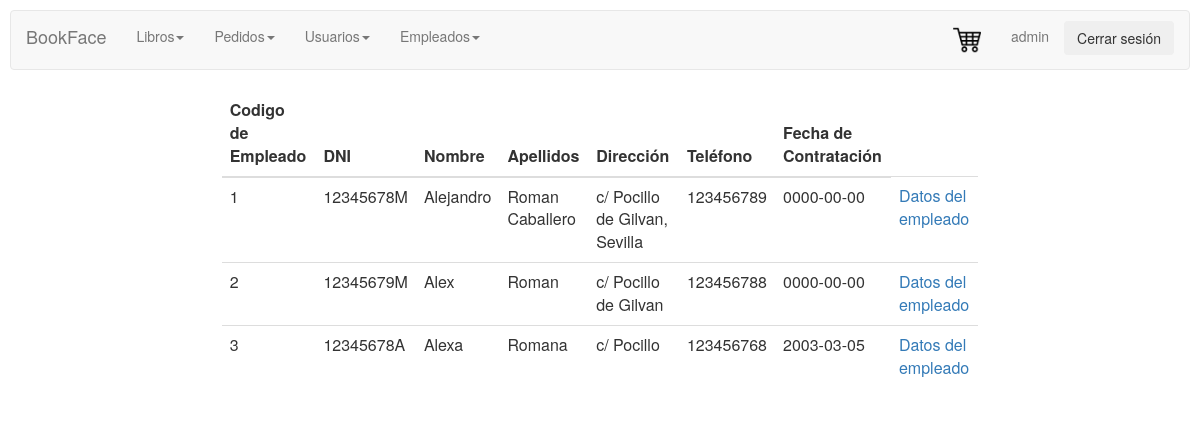
Page /empleadosadmin/mostrarempleados.php (signed in) on the committed database.
### tables this page shows
CREATE TABLE `empleados` (
  `codempleado` int(11) NOT NULL AUTO_INCREMENT,
  `dni` char(9) NOT NULL,
  `nombre` varchar(45) NOT NULL,
  `apellidos` varchar(45) NOT NULL,
  `direccion` varchar(255) DEFAULT NULL,
  `telefono` char(9) DEFAULT NULL,
  `fechacontratacion` date DEFAULT NULL,
  PRIMARY KEY (`codempleado`)
);

### empleadosadmin/mostrarempleados.php (the view, shortened to what this page needs)
<html>
<head>
    <link rel="stylesheet" href="../CSS/styles.css">
    <link rel="stylesheet" href="../CSS/menuadmin.css">
</head>
<body>
<?php session_start();
if (isset($_SESSION["user"]) && $_SESSION["user"]=="admin") {
?>
<div class="row">
        <div>
        <?php include_once "../controladmin/menuadmin.php"?>
        </div>
    </div>
    <div class="row">
    <div class="col-md-2"></div>
    <div class="col-md-8">
<?php
$connection = new mysqli("localhost", "root", "123456", "proyecto");
$connection->set_charset("utf8");
if ($result = $connection->query("select * from empleados;")) {
    echo " <table class='table custab' style='background-color: white; border-radius:10px;'>";
    ?>
    <thead>
      <tr>
        <th>Codigo de Empleado</th>
        <th>DNI</th>
        <th>Nombre</th>
        <th>Apellidos</th>
        <th>Dirección</th>
        <th>Teléfono</th>
        <th>Fecha de Contratación</th>
       </tr>
    </thead>
<?php
    while($obj = $result->fetch_object()) {
        echo "<tr>";
        echo "<td>".$obj->codempleado."</td>";
        echo "<td>".$obj->dni."</td>";
        echo "<td>".$obj->nombre."</td>";
        echo "<td>".$obj->apellidos."</td>";
        echo "<td>".$obj->direccion."</td>";
        echo "<td>".$obj->telefono."</td>";
        echo "<td>".$obj->fechacontratacion."</td>";
        echo "<td><a href='empleado.php?cod=$obj->codempleado'>Datos del empleado</a></td>";
        echo "</tr>";
    }
}
} else {
    session_destroy();
    header("Location: ../login.php");
  }
?>
</div>
    <div class="col-md-2"></div>
    </div>
</body>
</html>

### CSS/styles.css (style rules this page uses)
body { background-image:url("http://culto.latercera.com/wp-content/uploads/2017/04/Libros-1-900x600.jpg"); background-position:center; background-size: 100%; background-repeat: no-repeat; padding:10px; }

### CSS/menuadmin.css (style rules this page uses)
body,html { height: 100%; }
.row { padding: 0px 15px; }

### rows in the picture
empleados: codempleado "1", dni "12345678M", nombre "Alejandro", apellidos "Roman Caballero", direccion "c/ Pocillo de Gilvan, Sevilla", telefono "123456789", fechacontratacion "0000-00-00"
empleados: codempleado "2", dni "12345679M", nombre "Alex", apellidos "Roman", direccion "c/ Pocillo de Gilvan", telefono "123456788", fechacontratacion "0000-00-00"
empleados: codempleado "3", dni "12345678A", nombre "Alexa", apellidos "Romana", direccion "c/ Pocillo", telefono "123456768", fechacontratacion "2003-03-05"

### other values in the picture
$_SESSION["user"] "admin"
